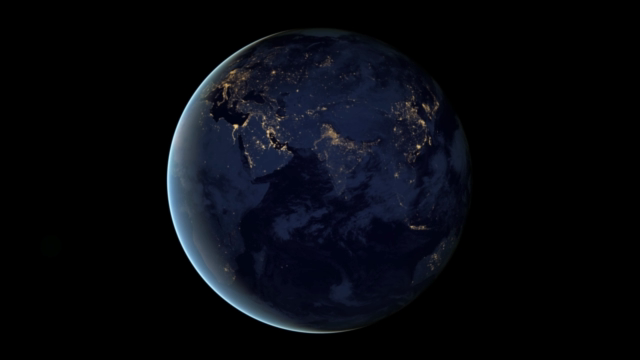
#> input picture frame 90 of sample.mp4, 640 x 360 px, given in place of Sample-1-HR.mp4, which was not available
$ python OptFlowFrameDetector.py   (older library calls are emulated)
#> lines starting #> are read from the running program, lines starting #| are printed output that depends on the picture; pictures that were not available may be replaced by others from this repository, and a replacement may not be noted
# Horn-Schunck method Implimentation
# (Farneback method Implimentation - Commented at EOF)
# We can get better optical flow param value in Farneback method

import cv2
import numpy as np
import os

# Create output directory to save the frames
output_dir = r'D:\File-Carving\Stage-2\ExtractedFrames\OptFlow_Frames'
if not os.path.exists(output_dir):
    os.makedirs(output_dir)

# Open input video file
video_path = r"VideoSamples/Sample-1-HR.mp4"
cap = cv2.VideoCapture(video_path)

# Set up parameters for Horn-Schunck method
alpha = 0.1
num_iterations = 10
epsilon = 0.1

# Define color for flow visualization
color = (0, 255, 0)

# Get first frame and convert it to grayscale
ret, prev_frame = cap.read()
#> prev_frame is the input picture: shape (360, 640, 3); mean B, G, R 14.8, 9.2, 7.3
prev_gray = cv2.cvtColor(prev_frame, cv2.COLOR_BGR2GRAY)
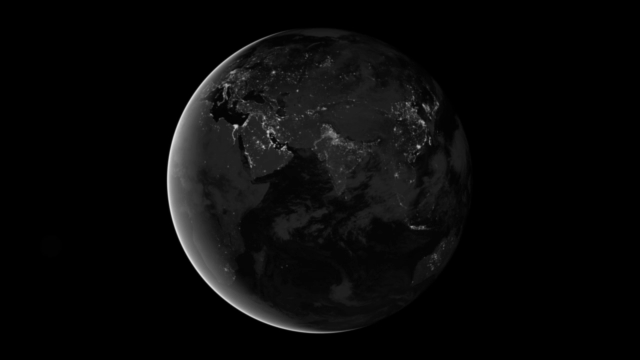
#> prev_gray: shape (360, 640); min 0, max 222, mean 9.2

# Initialize u and v as zeros with the same shape as the grayscale image
u = np.zeros_like(prev_gray)
v = np.zeros_like(prev_gray)

# Loop through video frames
# Loop through video frames
count = 0
try:
    while True:
        # Read current frame and convert it to grayscale
        ret, frame = cap.read()
        if not ret:
            break
        gray = cv2.cvtColor(frame, cv2.COLOR_BGR2GRAY)

        # Compute dense optical flow using Horn-Schunck method
        for i in range(num_iterations):
            # Compute derivatives of u, v, and grayscale image
            du_dx = cv2.Sobel(u, cv2.CV_64F, 1, 0, ksize=5)
            du_dy = cv2.Sobel(u, cv2.CV_64F, 0, 1, ksize=5)
            dv_dx = cv2.Sobel(v, cv2.CV_64F, 1, 0, ksize=5)
            dv_dy = cv2.Sobel(v, cv2.CV_64F, 0, 1, ksize=5)
            dt = prev_gray.astype(np.float64) - gray.astype(np.float64) + du_dx + dv_dy

            # Update u and v using the Horn-Schunck equations
            u_avg = cv2.boxFilter(u, cv2.CV_64F, (3,3))
            v_avg = cv2.boxFilter(v, cv2.CV_64F, (3,3))
            u = u_avg - (du_dx * (du_dx*u_avg + dv_dx*v_avg + dt)) / (alpha**2 + du_dx**2 + dv_dx**2 + epsilon)
            v = v_avg - (dv_dy * (du_dx*u_avg + dv_dx*v_avg + dt)) / (alpha**2 + du_dx**2 + dv_dx**2 + epsilon)
#> this loop made 10 passes
#> pass 1, `dt = prev_gray.astype(np.float64) - gray.astype(np.float64) + du_dx + ..`:
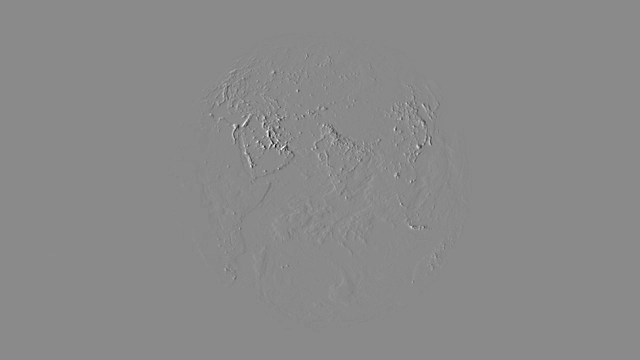
#> dt: shape (360, 640) float64; min -95, max 80, mean -0.1; drawn with min black and max white

        # Draw flow vectors on frame
        for y in range(0, frame.shape[0], 30):
            for x in range(0, frame.shape[1], 30):
                dx, dy = u[y, x], v[y, x]
                if abs(dx) > 10 or abs(dy) > 10:
                    cv2.arrowedLine(frame, (x, y), (int(x + dx), int(y + dy)), color, 1)
        print("Values of params" ,du_dx, du_dy, dv_dx, dv_dy)
#> (printed output is left out)

        # Display current frame with flow vectors and save it

        # Compute average optical flow magnitude
        flow_mag = np.sqrt(u ** 2 + v ** 2)
        mean_flow = np.mean(flow_mag)
#> mean_flow = 0

        if count%10 ==0 :
            # Display current frame with flow vectors and save it
            print("Saved: ", "frame{:06d}.png".format(count))
            # cv2.imwrite("frame{:06d}.png".format(count), frame)
            cv2.imwrite(os.path.join(output_dir, "frame{:06d}.png".format(count)), frame)
            print("Optical flow for frame{:06d}.png: {:.2f}".format(count, mean_flow))
#| Optical flow for frame000000.png: 0.00

        # Update previous frame and grayscale image
        prev_gray = gray
        count += 1

    # Release video file and close all windows
    cap.release()
    cv2.destroyAllWindows()

except KeyboardInterrupt:
    print("Frequency Interval Frame Extraction Halted!!! \nNumber of Frames Extracted :", count)

# Farneback method Implimentation

# import os
# import cv2
#
# # Read video file
# cap = cv2.VideoCapture("Sample-1-HR.mp4")
#
# output_dir = r'C:\Users\ramak\OneDrive\Desktop\Project\Stage-3\opticalFlow'
# if not os.path.exists(output_dir):
#     os.makedirs(output_dir)
#
# # Set parameters for Farneback method
# params = dict(pyr_scale=0.5, levels=3, winsize=15, iterations=3, poly_n=5, poly_sigma=1.2, flags=0)
#
# # Define color for flow visualization
# color = (0, 255, 0)
#
# # Loop through video frames
# ret, prev_frame = cap.read()
# prev_gray = cv2.cvtColor(prev_frame, cv2.COLOR_BGR2GRAY)
# count = 0
# while True:
#     ret, frame = cap.read()
#     if not ret:
#         break
#
#     # Convert current frame to grayscale
#     gray = cv2.cvtColor(frame, cv2.COLOR_BGR2GRAY)
#
#     # Compute optical flow using Farneback method
#     flow = cv2.calcOpticalFlowFarneback(prev_gray, gray, None, **params)
#     flow_mean = cv2.mean(flow)[0]
#     print("Frame {:d}: Optical flow: {:f}".format(count, flow_mean))
#
#     # Draw flow vectors on frame
#     for y in range(0, frame.shape[0], 20):
#         for x in range(0, frame.shape[1], 20):
#             dx, dy = flow[y, x]
#             if abs(dx) > 1 or abs(dy) > 1:
#                 cv2.arrowedLine(frame, (x, y), (int(x + dx), int(y + dy)), color, 1)
#
#     # Display current frame with flow vectors
#     cv2.imwrite(os.path.join(output_dir, "frame{:06d}.png".format(count)), frame)
#     print("Saved frame {:d}".format(count))
#
#     # Update previous frame and grayscale image
#     prev_gray = gray
#     count += 1
#
# # Release video file and close all windows
# cap.release()
# cv2.destroyAllWindows()

$ run again, starting later in the video
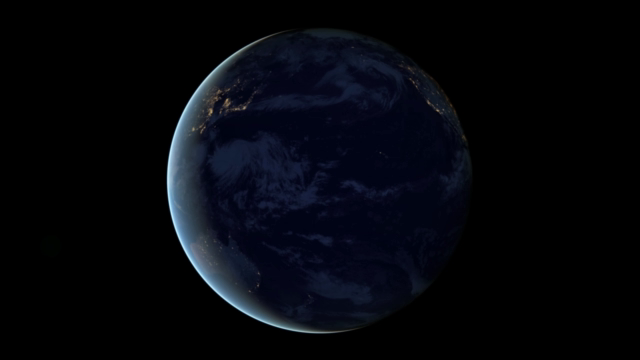
#> input picture frame 720 of sample.mp4, 640 x 360 px, given in place of Sample-1-HR.mp4, which was not available
#> prev_frame is the input picture: shape (360, 640, 3); mean B, G, R 12, 6.6, 4.9
#> `prev_gray = cv2.cvtColor(prev_frame, cv2.COLOR_BGR2GRAY)`:
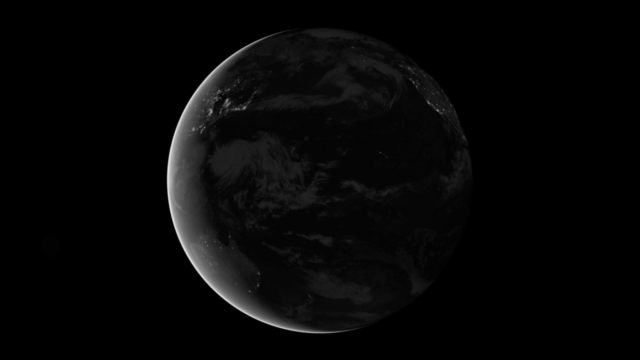
#> prev_gray: shape (360, 640); min 0, max 224, mean 6.7
#> the loop `for i in range(num_iterations):` made 10 passes
#> pass 1, `dt = prev_gray.astype(np.float64) - gray.astype(np.float64) + du_dx + ..`:
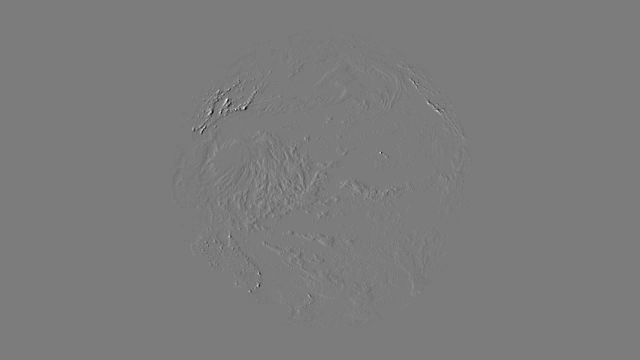
#> dt: shape (360, 640) float64; min -48, max 50, mean -0.1; drawn with min black and max white
#> (printed output is left out)
#> mean_flow = 0
#| Optical flow for frame000000.png: 0.00
